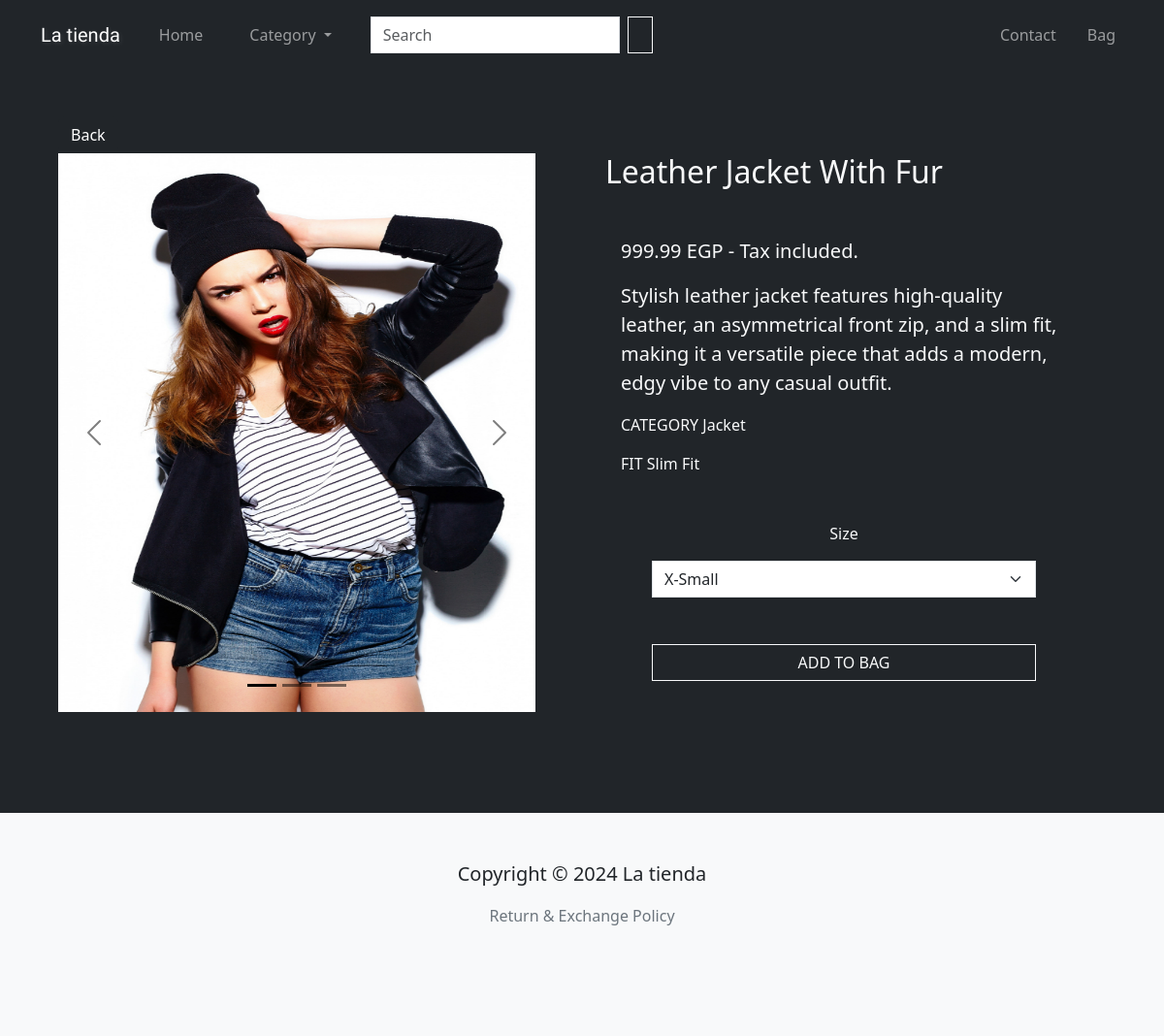
/product/leather-jacket-with-fur/, run on an earlier commit of the app's database.
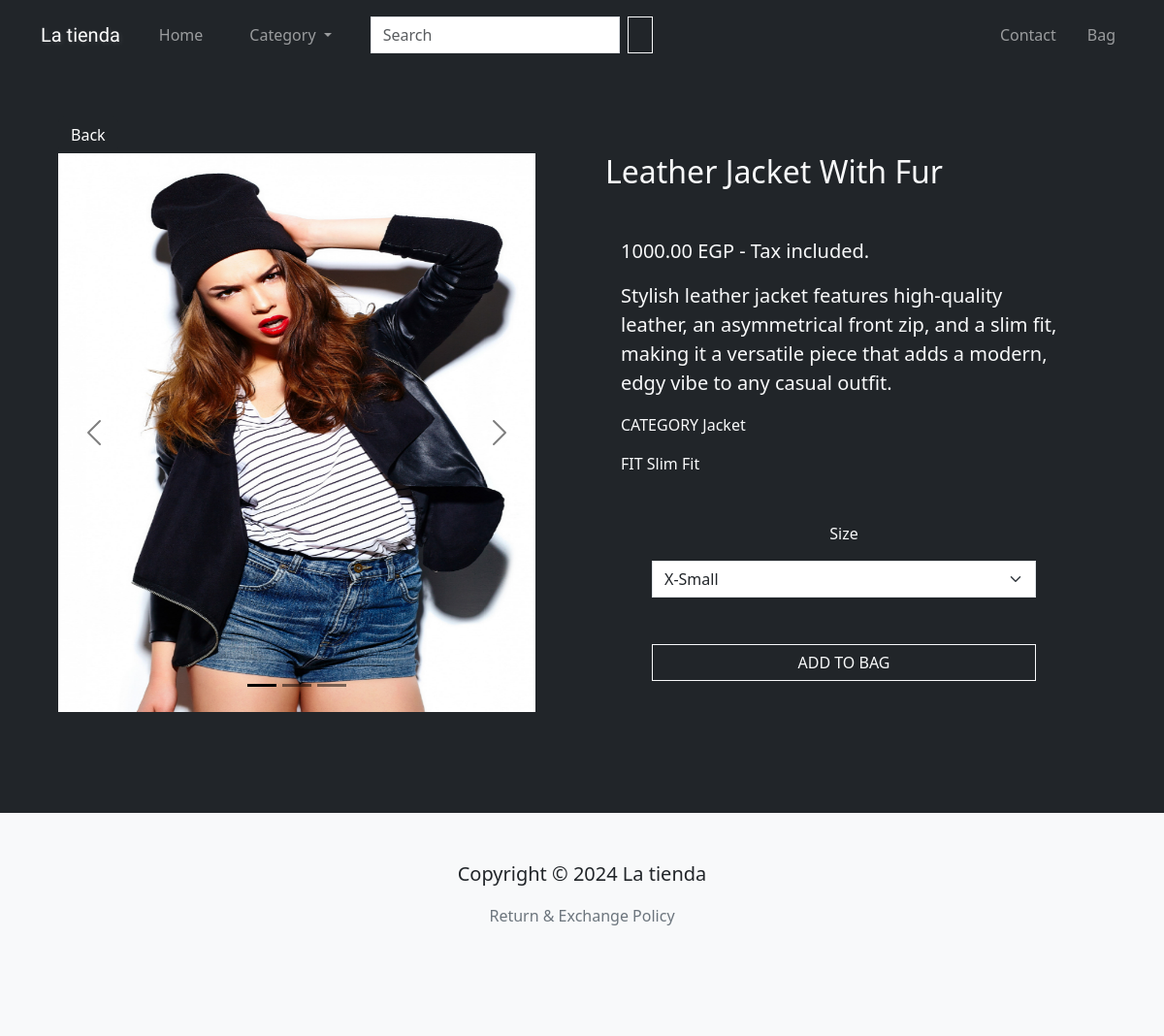
And on a later commit of the database.
### core/models/product_models.py (models this page shows, shortened)
class Product(models.Model):
    FITS = [
        ('Regular Fit', 'regular_fit'),
        ('Slim Fit', 'slim_fit'),
        ('Relaxed Fit', 'relaxed_fit'),
    ]
    name = models.CharField(max_length=255)
    price = models.DecimalField(max_digits=6, decimal_places=2)
    description = models.TextField(blank=True, null=True)
    fit = models.CharField(max_length=255, choices=FITS, default="Regular Fit")
    category = models.ForeignKey(Category, null=True, related_name='products', on_delete=models.SET_NULL)   # many to one relationship
    main_image = models.ImageField(upload_to='product-images/%y/%m/%d')
    created_at = models.DateTimeField(auto_now_add=True)
    slug = models.SlugField(unique=True, blank=True, null=True, verbose_name="name in URL")
    active = models.BooleanField(default=False)
    @property
    def images(self):   # returns all product extra images
        return self.productimage_set.all()
    @property
    def image_count(self):  # returns the number of extra images
        return self.productimage_set.count()
    class Meta:
        ordering = ["-active", "created_at"]
        indexes = [
            models.Index(fields=["name"]),
            models.Index(fields=["category"]),
        ]

class Category(models.Model):
    cat_name = models.CharField(max_length=255, unique=True, verbose_name="category name")
    class Meta:
        verbose_name_plural = "Categories"
        ordering = ['cat_name']

### core/views.py (the view)
# urls.py: path("product/<slug:slug>/", views.product_details, name="product"),
@cache_page(60 * 15)    # Cache for 15 minutes
def product_details(request, slug):
    categories = Category.objects.all()  # get all categories from db
    product = Product.objects.get(slug=slug)  # get the selected product data from db
    extra_imgs = product.images
    img_num = product.image_count
    img_range = range(1, img_num+1)
    stocks = Stock.objects.filter(product=product)
    context = {
                "product": product,
                "categories": categories,
                "product_imgs" : extra_imgs,
                "img_num" : img_num,
                "img_range" : img_range,
                "stocks" : stocks,
               }
    return render(request, "products/product_details.html", context)

### templates/products/product_details.html (shortened to what this page needs)
{% extends 'products/products_layout.html' %}
{% load bootstrap5 %}
{% load bootstrap_icons %}
{% block content %}
<section class="p-5 bg-dark text-light">
  <div class="container mb-5">
    <button class="btn btn-dark" onclick="history.back()">{% bs_icon 'arrow-left-short' size='1.5em' %} Back</button>
    <div class="row g-5">
      <div class="col-lg">
        <div id="productCarousel" class="carousel carousel-dark slide mb-2">
          <div class="carousel-indicators">
            <button type="button" data-bs-target="#productCarousel" data-bs-slide-to="0" class="active"
              aria-current="true"></button>
            {% for slide in img_range %}
            <button type="button" data-bs-target="#productCarousel" data-bs-slide-to="{{ slide }}" "></button>
              {% endfor %}
          </div>
          <div class=" carousel-inner">
              <div class="carousel-item active">
                <img src="{{ product.main_image.url }}" class="d-block w-100 prod-img" alt="product-main-image"
                  loading="lazy">
              </div>
          </div>
          <button class="carousel-control-prev" type="button" data-bs-target="#productCarousel" data-bs-slide="prev">
            <span class="carousel-control-prev-icon" aria-hidden="true"></span>
          </button>
          <button class="carousel-control-next" type="button" data-bs-target="#productCarousel" data-bs-slide="next">
            <span class="carousel-control-next-icon" aria-hidden="true"></span>
          </button>
        </div>
      </div>
      <div class="col-lg px-5">
        <h2 class="mb-5">{{product.name}}</h2>
        <div class="px-3">
          <p class="lead">{{product.price}} EGP - Tax included.</p>
          <p class="lead">{{product.description | capfirst}}</p>
          <p>CATEGORY {% bs_icon 'dash-lg' size='1.5em' %} {{product.category.cat_name | capfirst }}</p>
          <p>FIT {% bs_icon 'dash-lg' size='1.5em' %} {{product.fit | capfirst}}</p>
        </div>
        <div class="d-flex flex-column mt-5 mx-md-5">
          <p class="text-center">{% bs_icon 'dash-lg' size='1.5em' %} Size {% bs_icon 'dash-lg' size='1.5em' %}</p>
          <form action="{% url 'add_item' product.id %}" method="post">
            <select class="form-select mb-5 square-border" name="size">
              {% for stock in stocks %}
              {% if stock.quantity == 0 %}
              <option class="square-border" value="{{stock.size}}" disabled>{{stock.size}}</option>
              {% else %}
              <option class="square-border" value="{{stock.size}}">{{stock.size}}</option>
              {% endif %}
              {% endfor %}
            </select>
            <button type="submit" class="btn btn-outline-light w-100 mb-3 square-border">ADD TO BAG</button>
          </form>
        </div>
      </div>
    </div>
  </div>
</section>
{% endblock content %}

What changed in the data, as far as the page shows it:
changed Product "Leather Jacket With Fur": price "999.99" → "1000.00"
